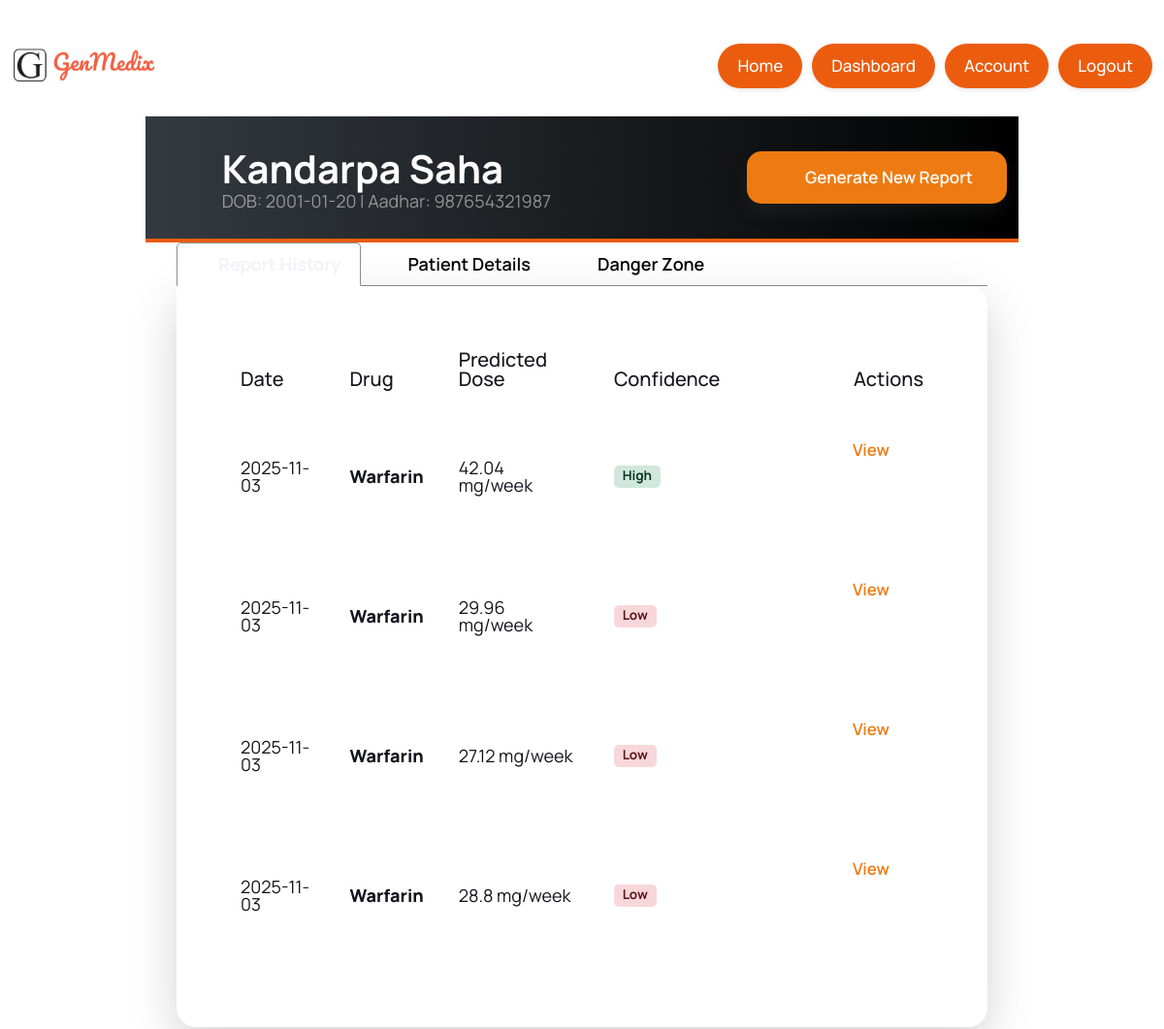
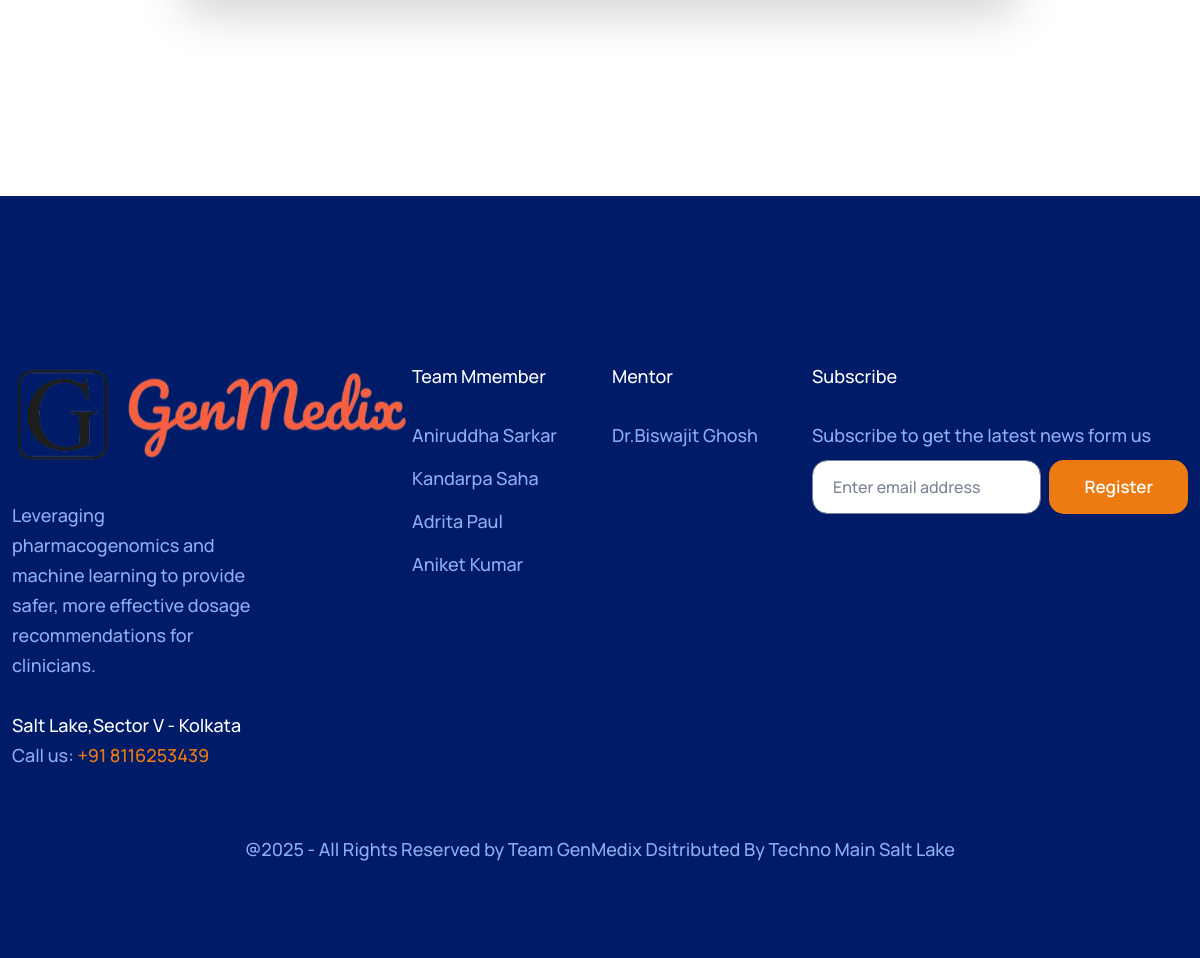
Screenshot of /view_patient/1 (signed in) with the database file from the repository (2 pictures, top to bottom).
### app.py (models this page shows)
class Patient(db.Model):
    id = db.Column(db.Integer, primary_key=True)
    full_name = db.Column(db.String(150), nullable=False)
    dob = db.Column(db.String(10)) # Store as YYYY-MM-DD
    gender = db.Column(db.String(10))
    aadhar = db.Column(db.String(12), unique=True) # Patient's Aadhar
    country = db.Column(db.String(50))
    address = db.Column(db.String(200))
    doctor_id = db.Column(db.Integer, db.ForeignKey('user.id'), nullable=False)
    reports = db.relationship('Report', backref='patient', lazy=True, cascade="all, delete-orphan")

class Report(db.Model):
    id = db.Column(db.Integer, primary_key=True)
    generated_at = db.Column(db.DateTime, default=datetime.utcnow)
    drug_name = db.Column(db.String(50), nullable=False)
    predicted_dose = db.Column(db.String(50))
    model_used = db.Column(db.String(50))
    confidence = db.Column(db.String(20))
    doctor_name = db.Column(db.String(150))
    report_data_json = db.Column(db.Text)
    patient_id = db.Column(db.Integer, db.ForeignKey('patient.id'), nullable=False)

### app.py (the view)
@app.route('/view_patient/<int:patient_id>')
@login_required
def view_patient(patient_id):
    patient = Patient.query.get_or_404(patient_id)
    if patient.doctor_id != current_user.id:
        flash("You are not authorized to view this patient.", "danger")
        return redirect(url_for('dashboard'))
    reports = Report.query.filter_by(patient_id=patient.id).order_by(Report.generated_at.desc()).all()
    return render_template('view_patient.html', patient=patient, reports=reports)

### app.py (called while the page is built)
@login_manager.user_loader
def load_user(user_id):
    return User.query.get(int(user_id))

### templates/view_patient.html (shortened to what this page needs)
{% extends "base.html" %}
{% block content %}
<main class="main-content position-relative max-height-vh-100 h-100" style="padding: 150px;">
    <section class="patient-header-section position-relative">
        <div class="container">
            <div class="row align-items-center">
                <div class="col-lg-8 col-md-12 col-sm-12">
                    <div class="d-flex align-items-center">
                        <div class="patient-avatar">
                            <i class="ti ti-user-circle"></i>
                        </div>
                        <div>
                            <h1 class="mb-0 text-white">{{ patient.full_name }}</h1>
                            <p class="text-white-50 mb-0">
                                DOB: {{ patient.dob }}  |  Aadhar: {{ patient.aadhar }}
                            </p>
                        </div>
                    </div>
                </div>
                <div class="col-lg-4 col-md-12 col-sm-12 text-lg-end mt-3 mt-lg-0">
                    <a href="{{ url_for('select_drug', patient_id=patient.id) }}" class="btn btn-warning btn-hover-secondery btn-lg text-capitalize shadow-sm">
                        <i class="ti ti-report-medical me-2"></i> Generate New Report
                    </a>
                </div>
            </div>
        </div>
    </section>
    <section class="patient-content-section position-relative pb-5" style="padding: 20px;">
        <div class="container">
            <ul class="nav nav-tabs professional-tabs" id="patientTab" role="tablist">
                <li class="nav-item" role="presentation">
                    <button class="nav-link active" id="history-tab" data-bs-toggle="tab" data-bs-target="#history-pane" type="button" role="tab" aria-controls="history-pane" aria-selected="true">
                        <i class="ti ti-history me-2"></i>Report History
                    </button>
                </li>
                <li class="nav-item" role="presentation">
                    <button class="nav-link" id="details-tab" data-bs-toggle="tab" data-bs-target="#details-pane" type="button" role="tab" aria-controls="details-pane" aria-selected="false">
                        <i class="ti ti-user me-2"></i>Patient Details
                    </button>
                </li>
                <li class="nav-item" role="presentation">
                    <button class="nav-link" id="danger-tab" data-bs-toggle="tab" data-bs-target="#danger-pane" type="button" role="tab" aria-controls="danger-pane" aria-selected="false">
                        <i class="ti ti-alert-triangle me-2"></i>Danger Zone
                    </button>
                </li>
            </ul>
            <div class="tab-content" id="patientTabContent">
                <div class="tab-pane fade show active" id="history-pane" role="tabpanel" aria-labelledby="history-tab" tabindex="0">
                    <div class="contact-us-box bg-white shadow-lg rounded-4 p-4 p-md-5">
                        <div class="table-responsive">
                            <table class="table table-hover align-middle fs-7">
                                <thead>
                                    <tr>
                                        <th scope="col" class="fs-6">Date</th>
                                        <th scope="col" class="fs-6">Drug</th>
                                        <th scope="col" class="fs-6">Predicted Dose</th>
                                        <th scope="col" class="fs-6">Confidence</th>
                                        <th scope="col" class="fs-6 text-end">Actions</th>
                                    </tr>
                                </thead>
                                <tbody>
                                    {% if reports %}
                                        {% for report in reports %}
                                            <tr>
                                                <td>{{ report.generated_at.strftime('%Y-%m-%d') }}</td>
                                                <td><strong>{{ report.drug_name }}</strong></td>
                                                <td>{{ report.predicted_dose }}</td>
                                                <td>
                                                    {% if report.confidence == 'High' %}
                                                        <span class="badge bg-success-subtle text-success">{{ report.confidence }}</span>
                                                    {% elif report.confidence == 'Medium' %}
                                                        <span class="badge bg-warning-subtle text-warning">{{ report.confidence }}</span>
                                                    {% else %}
                                                        <span class="badge bg-danger-subtle text-danger">{{ report.confidence }}</span>
                                                    {% endif %}
                                                </td>
                                                <td class="text-end">
                                                    <a href="{{ url_for('view_report', report_id=report.id) }}" class="btn btn-sm btn-outline-warning" title="View Report">
                                                        <i class="ti ti-eye"></i> View
                                                    </a>
                                                    <form action="{{ url_for('delete_report', report_id=report.id) }}" method="POST" style="display: inline-block;" onsubmit="return confirm('Are you sure you want to delete this report?');">
                                                        <button type="submit" class="btn btn-sm btn-outline-danger" title="Delete Report">
                                                            <i class="ti ti-trash"></i>
                                                        </button>
                                                    </form>
                                                </td>
                                            </tr>
                                        {% endfor %}
                                    {% else %}
                                        <tr>
                                            <td colspan="5" class="text-center text-muted p-4">No reports have been generated for this patient.</td>
                                        </tr>
                                    {% endif %}
                                </tbody>
                            </table>
                        </div>
                    </div>
                </div>
            </div>
        </div>
    </section>
</main>
{% endblock %}

### templates/base.html (shortened to what this page needs)
<!DOCTYPE html>
<html lang="en">
<head>
    <title>{% block title %}GenMedix{% endblock %}</title> <link rel="stylesheet" href="{{ url_for('static', filename='assets/libs/OwlCarousel-2/dist/assets/owl.carousel.min.css') }}">
    <link rel="stylesheet" href="{{ url_for('static', filename='dist/css/iconfont/tabler-icons.css') }}">
    <link rel="stylesheet" href="{{ url_for('static', filename='dist/css/style.css') }}?v=1.1">
    <link href="https://unpkg.com/aos@2.3.4/dist/aos.css" rel="stylesheet">
</head>
<body>
    <header class="main-header position-fixed w-100">
            <div class="container">
                <nav class="navbar navbar-expand-xl py-0">
                    <div class="logo">
                        <a class="navbar-brand py-0 me-0" href="{{ url_for('home') }}"><img src="{{ url_for('static', filename='assets/images/image.png') }}" alt="DoseRight AI Logo" style=" width: 150px;"></a>
                    </div>
                    <div class="collapse navbar-collapse" id="navbarSupportedContent">
                        <ul class="navbar-nav ms-auto">
    <li class="nav-item">
        <a class="nav-link text-capitalize" href="{{ url_for('home') }}">Home</a>
    </li>
    {% if current_user.is_authenticated %}
        <li class="nav-item">
            <a class="nav-link text-capitalize" href="{{ url_for('dashboard') }}">Dashboard</a>
        </li>
        <li class="nav-item">
            <a class="nav-link text-capitalize" href="{{ url_for('account') }}">Account</a>
        </li>
        <li class="nav-item">
            <a class="nav-link text-capitalize" href="{{ url_for('logout') }}">Logout</a>
        </li>
    {% endif %}
</ul>
                        </div>
                </nav>
            </div>
    </header>
    {% block content %}
    {% endblock %}
    <footer class="footer">
        <div class="container">
            <div class="row">
                <div class="col-xxl-4 col-xl-4 col-lg-4 col-md-6 col-sm-12">
                    <div class="footer-logo-col">
                        <a href="{{ url_for('home') }}"><img src="{{ url_for('static', filename='assets/images/image.png') }}" alt="Footer Logo"></a>
                        <p class="blue-light mb-0 fs-7 fw-500">Leveraging pharmacogenomics and machine learning to provide safer, more effective dosage recommendations for clinicians.</p>
                        <div class="callus text-white fw-500 fs-7">
                            Salt Lake,Sector V - Kolkata
                            <div class="blue-light">Call us: <a href="#" class="text-warning fw-500 fs-7 text-decoration-none">+91 8116253439</a></div>
                        </div>
                    </div>
                </div>
                <div class="col-xxl-2 col-xl-2 col-lg-2 col-md-6 col-sm-12">
                    <h5 class="text-white">Team Mmember</h5>
                    <ul class="list-unstyled mb-0 pl-0">
                        <li><a href="#">Aniruddha Sarkar</a></li>
                        <li><a href="#">Kandarpa Saha</a></li>
                        <li><a href="#">Adrita Paul</a></li>
                        <li><a href="#">Aniket Kumar</a></li>
                    </ul>
                </div>
                <div class="col-xxl-2 col-xl-2 col-lg-2 col-md-6 col-sm-12">
                    <h5 class="text-white">Mentor</h5>
                    <ul class="list-unstyled mb-0 pl-0">
                        <li><a href="#" >Dr.Biswajit Ghosh</a></li>
                    </ul>
                </div>
                <div class="col-xxl-4 col-xl-4 col-lg-4 col-md-6 col-sm-12">
                    <div class="subscribe">
                        <h5 class="text-white">Subscribe</h5>
                        <p class="blue-light fw-500">Subscribe to get the latest news form us
                        </p>
                        <div class="input-group">
                            <input type="email" class="form-control br-15" placeholder="Enter email address" aria-label="Enter email address" aria-describedby="button-addon2">
                            <button class="btn btn-warning btn-hover-secondery ms-xxl-2 ms-xl-2 ls-lg-0 ms-md-0 ms-sm-0 ms-0"  type="button" id="button-addon2">Register</button>
                        </div>
                    </div>
                </div>
            </div>
            <div class="copyrights text-center blue-light  fw-500">@<span id="autodate">2023</span> - All Rights Reserved by <a href="httpsis://adminmart.com/" class="blue-light text-decoration-none">Team GenMedix</a> Dsitributed By <a href="https://themewagon.com" class="blue-light text-decoration-none">Techno Main Salt Lake</a></div>
        </div>
    </footer>
</body>
</html>

### rows the page displays
Patient: full_name "Kandarpa Saha", dob "2001-01-20", aadhar "987654321987"
Report: generated_at "2025-11-03", drug_name "Warfarin", predicted_dose "42.04 mg/week", confidence "High"
Report: generated_at "2025-11-03", drug_name "Warfarin", predicted_dose "29.96 mg/week", confidence "Low"
Report: generated_at "2025-11-03", drug_name "Warfarin", predicted_dose "27.12 mg/week", confidence "Low"
Report: generated_at "2025-11-03", drug_name "Warfarin", predicted_dose "28.8 mg/week", confidence "Low"
